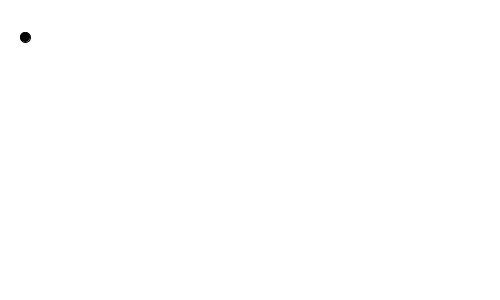
Frame 1 (no input)
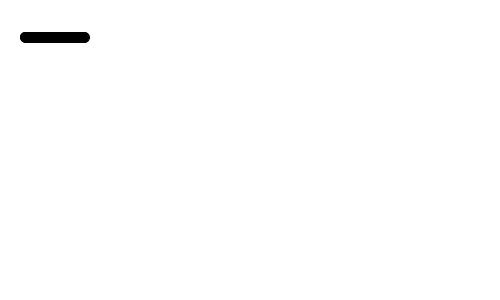
Frame 60 (the mouse pressed at the canvas centre just before this capture)
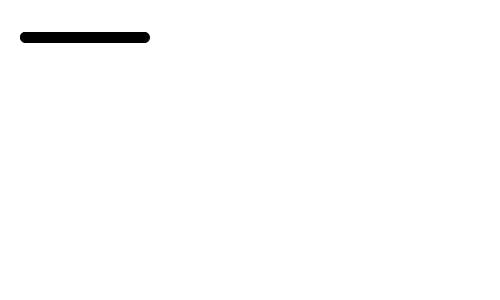
Frame 120 (the mouse held since frame 60 and released just before this capture)

The Processing sketch that drew these frames (run headless with seeded random() and noise(); from frame 60 on, the mouse is pressed at the canvas centre):

// Processing sketch: active_mode_practice_1
// ── active_mode_practice_1.pde
//moving line

void setup()
{
  size(500, 300);
  background(255);
}

int lineX = width/4;

void draw()
{
  fill(0);
  circle(lineX, height/8, 10);
  
  //moving 1 pixel at a time
  lineX += 1;
}
